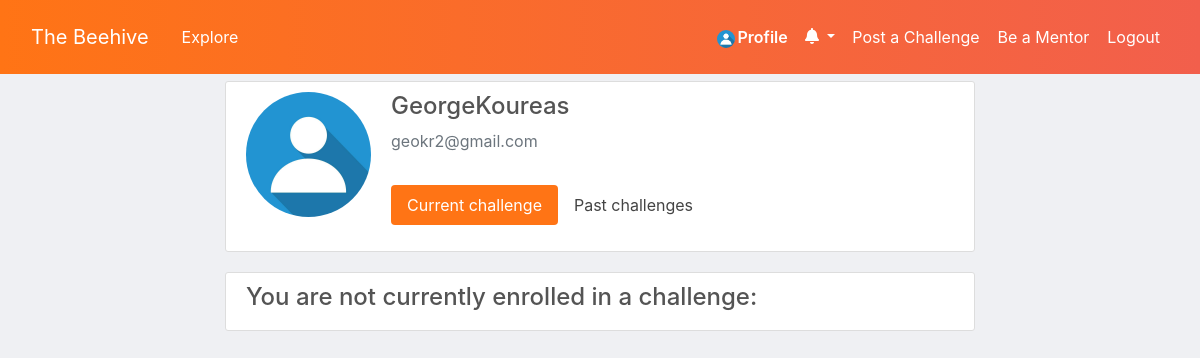
The app's page /profile/ (signed in), older data.
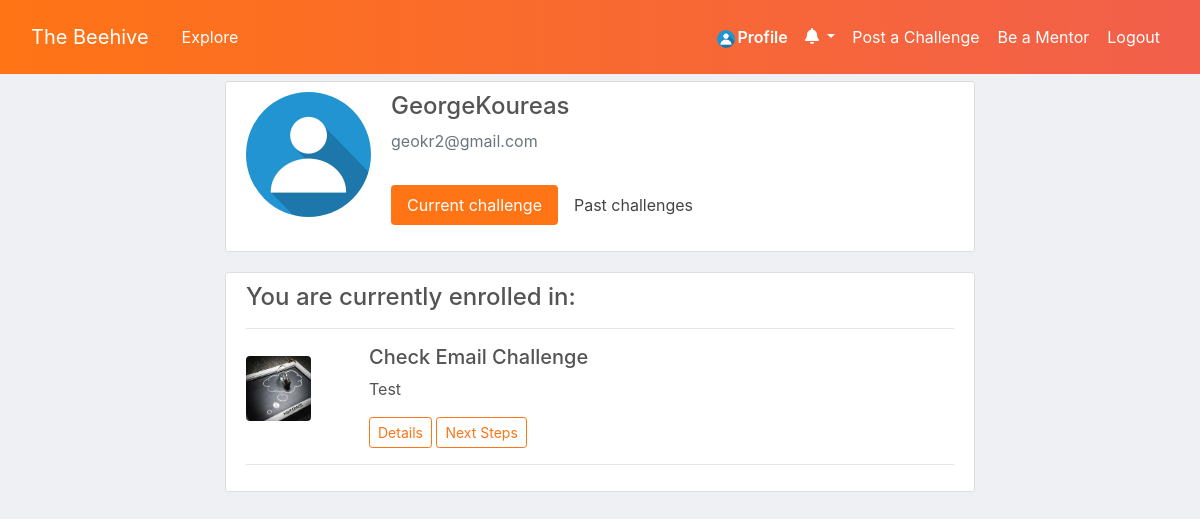
The same page, newer data.
### challenges/models.py (models this page shows, shortened)
class Challenge(models.Model):
    SOFTWARE = 'SW'
    DESIGN = 'DE'
    HARDWARE = 'HW'
    SCIENCE = 'SC'
    MARKETING = 'MA'
    OTHER = 'OT'
    CATEGORY_CHOICES = [
        (SOFTWARE, 'Programming'),
        (DESIGN, 'Design'),
        (HARDWARE, 'Hardware'),
        (SCIENCE, 'Science'),
        (MARKETING, 'Marketing'),
        (OTHER, 'Other'),
    ]
    name = models.CharField(max_length=30)
    assignor = models.ForeignKey(User, blank=True, null=True, on_delete=models.CASCADE, related_name='owned_challenges')
    description_small = models.TextField()
    description_small_final = models.TextField(blank=True)
    description_large = models.TextField()
    description_large_final = models.TextField(blank=True)
    assignor_website = models.URLField()
    due_date = models.DateTimeField(null=True, blank=True)
    apply_until_date = models.DateTimeField(null=True, blank=True)
    date_posted = models.DateTimeField(default=timezone.now)
    applicants = models.ManyToManyField(User, blank=True, related_name='challenges')
    admitted = models.BooleanField(default=False, blank=True)
    contact_person_full_name = models.CharField(max_length=50, null=True)
    contact_person_email = models.EmailField(null=True)
    cover_image = models.ImageField(default='default_challenge.jpg', upload_to='challenge_pics')
    prize = models.CharField(max_length=50)
    category = models.CharField(max_length=2, choices=CATEGORY_CHOICES, default=OTHER)

### users/views.py (the view, shortened to what this page needs)
# urls.py: path('profile/', user_views.profile, name='profile'),
@login_required
def profile(request):
    act_challenge = Challenge.objects.filter((Q(applicants = request.user) & Q(due_date__gte=timezone.now()))).first()
    return render(request, 'users/profile.html', {'pitch_list': Challenge_Initial_Pitch.objects.filter(user=request.user), 'teams_list': Team.objects.filter(members=request.user.profile), 'title': "Profile", 'active_challenge': Challenge.objects.filter((Q(applicants = request.user) & Q(due_date__gte=timezone.now()))), 'past_challenges': Challenge.objects.filter((Q(applicants = request.user) & Q(due_date__lte=timezone.now()))), 'active_team': Team.objects.filter(Q(challenge = act_challenge) & Q(members=request.user.profile)) })

### challenges/context_processors.py (called while the page is built)
def notification_context(request):
    if request.user.is_anonymous:
        return {}
    n = Notifications.objects.filter(recipient=request.user).order_by('-timestamp')
    return {
        'notification': n,
    }

### users/templates/users/profile.html (shortened to what this page needs)
{% extends "base.html" %}
{% load tz %}
{% block content %}
<div class='col-md-8 mx-auto mt-0 pt-0'>
<div class="content-section mt-0">
  <div class="media">
    <img class="rounded-circle account-img" src="{{ user.profile.image.url }}">
    <div class="media-body">
      <h4 class="account-heading">{{ user.username }}</h4>
      <p class="text-secondary">{{ user.email }}</p>
      <ul class="nav nav-pills py-3" id="pills-tab" role="tablist">
        <li class="nav-item">
          <a class="nav-link active" id="pills-current-challenge-tab" data-toggle="pill" href="#pills-current-challenge" role="tab" aria-controls="current-challenge" aria-selected="true">Current challenge</a>
        </li>
        <li class="nav-item">
          <a class="nav-link" id="pills-past-challenges-tab" data-toggle="pill" href="#pills-past-challenges" role="tab" aria-controls="pills-past-challenges" aria-selected="false">Past challenges</a>
        </li>
      </ul>
    </div>
  </div>
</div>
</div>
<div class='col-md-8 mx-auto mt-auto'>
{% if not user.profile.challenge_owner_account %}
{% now "Y-m-d" as todays_date %}
<div class="tab-content pb-5" id="pills-tabContent">
    <div class="tab-pane fade show active" id="pills-current-challenge" role="tabpanel" aria-labelledby="pills-current-challenge-tab">
      {% if active_challenge %}
      <div class="media content-section">
        <div class="media-body">
          <h4> You are currently enrolled in: </h4>
          {% for challenge in active_challenge %}
            <hr>
              <div class='row'>
                <div class='col-2 m-auto'>
                <img class="rounded account-img past" src="{{ challenge.cover_image.url }}">
                </div>
                <div class='col-10'>
                  <h5>{{ challenge.name }}</h5>
                  <p>{{ challenge.description_small_final }}</p>
                  <a class="btn btn-sm btn-outline-info ml-auto" href="{% url 'challenges:challenge-details' challenge.pk %}">Details</a>
                  <a class="btn btn-sm btn-outline-info ml-auto" data-toggle="collapse" href="#NextSteps" role="button" aria-expanded="false" aria-controls="NextSteps">Next Steps</a>
                </div>
              </div>
            <hr>
          {% endfor %}
        </div>
      </div>
  {% else %}
  <div class="media content-section">
    <div class="media-body">
      <h4> You are not currently enrolled in a challenge: </h4>
    </div>
  </div>
{% endif %}
    </div>
{% endif %}
</div>
</div>
{% endblock content %}

Row changes from the older to the newer data that the page shows:
added Challenge: cover_image (placeholder picture), name "Check Email Challenge", description_small_final "Test"
Text that changed along with them:
text no longer shown: "You are not currently enrolled in a challenge:"
text now shown: "You are currently enrolled in:"
